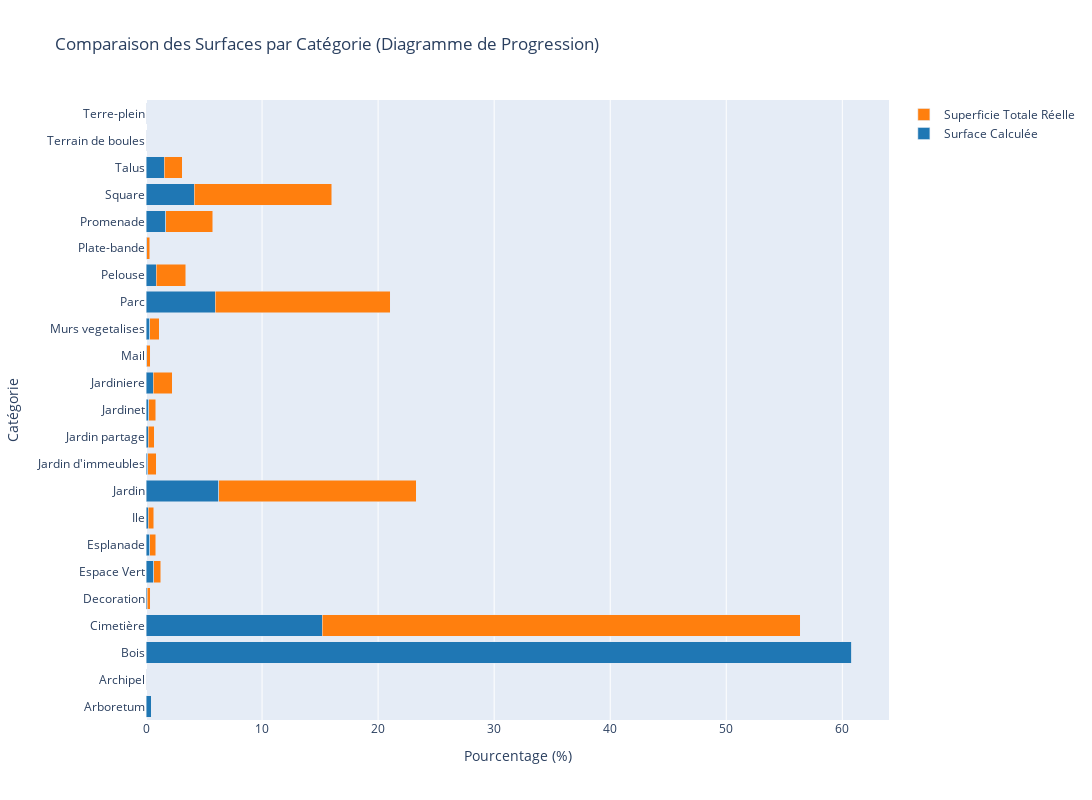

The notebook cell this image was saved under:
### Code cell
import plotly.graph_objects as go

# Calculer la somme des surfaces par catégorie pour chaque colonne
surface_calculee_par_categorie = data_cleaned_final.groupby("categorie")["surface_calculee"].sum()
superficie_totale_reelle_par_categorie = data_cleaned_final.groupby("categorie")["superficie_totale_reelle"].sum()

# Créer un DataFrame pour faciliter la comparaison
comparison_df = pd.DataFrame({
    "Surface Calculée": surface_calculee_par_categorie,
    "Superficie Totale Réelle": superficie_totale_reelle_par_categorie
})

# Calculer les proportions pour chaque catégorie
comparison_df["Surface Calculée (%)"] = (comparison_df["Surface Calculée"] / comparison_df["Surface Calculée"].sum()) * 100
comparison_df["Superficie Totale Réelle (%)"] = (comparison_df["Superficie Totale Réelle"] / comparison_df["Superficie Totale Réelle"].sum()) * 100

# Créer les traces pour le graphique
trace1 = go.Bar(
    y=comparison_df.index,
    x=comparison_df["Surface Calculée (%)"],
    name='Surface Calculée',
    orientation='h',
    marker=dict(color='#1f77b4')
)

trace2 = go.Bar(
    y=comparison_df.index,
    x=comparison_df["Superficie Totale Réelle (%)"],
    name='Superficie Totale Réelle',
    orientation='h',
    marker=dict(color='#ff7f0e')
)

# Créer la disposition du graphique
layout = go.Layout(
    title='Comparaison des Surfaces par Catégorie (Diagramme de Progression)',
    barmode='stack',
    xaxis=dict(title='Pourcentage (%)'),
    yaxis=dict(title='Catégorie'),
    height=800,
    width=1200
)

# Créer la figure et ajouter les traces
fig = go.Figure(data=[trace1, trace2], layout=layout)

# Afficher le graphique
fig.show()

### Figure 1 — Plotly figure (JSON) as saved in the notebook; plotly's stock layout.template omitted (floating-point values rounded to 4 significant figures)
{"data": [{"marker": {"color": "#1f77b4"}, "name": "Surface Calculée", "orientation": "h", "type": "bar", "x": [0.4475, 0.006235, 60.81, 15.19, 0.09894, 0.6765, 0.3256, 0.1748, 6.276, 0.1409, 0.1936, 0.2241, 0.6214, 0.076, 0.3012, 5.983, 0.9037, 0.07335, 1.71, 4.175, 1.581, 0.006049, 0.003675], "y": ["Arboretum", "Archipel", "Bois", "Cimetière", "Decoration", "Espace Vert", "Esplanade", "Ile", "Jardin", "Jardin d'immeubles", "Jardin partage", "Jardinet", "Jardiniere", "Mail", "Murs vegetalises", "Parc", "Pelouse", "Plate-bande", "Promenade", "Square", "Talus", "Terrain de boules", "Terre-plein"]}, {"marker": {"color": "#ff7f0e"}, "name": "Superficie Totale Réelle", "orientation": "h", "type": "bar", "x": [0.003818, 0.01792, 0.007636, 41.2, 0.2537, 0.6061, 0.522, 0.4856, 16.99, 0.7626, 0.5098, 0.6169, 1.627, 0.2727, 0.8485, 15.07, 2.508, 0.249, 4.035, 11.83, 1.543, 0.01619, 0.01023], "y": ["Arboretum", "Archipel", "Bois", "Cimetière", "Decoration", "Espace Vert", "Esplanade", "Ile", "Jardin", "Jardin d'immeubles", "Jardin partage", "Jardinet", "Jardiniere", "Mail", "Murs vegetalises", "Parc", "Pelouse", "Plate-bande", "Promenade", "Square", "Talus", "Terrain de boules", "Terre-plein"]}], "layout": {"barmode": "stack", "height": 800, "title": {"text": "Comparaison des Surfaces par Catégorie (Diagramme de Progression)"}, "width": 1200, "xaxis": {"title": {"text": "Pourcentage (%)"}}, "yaxis": {"title": {"text": "Catégorie"}}}}
